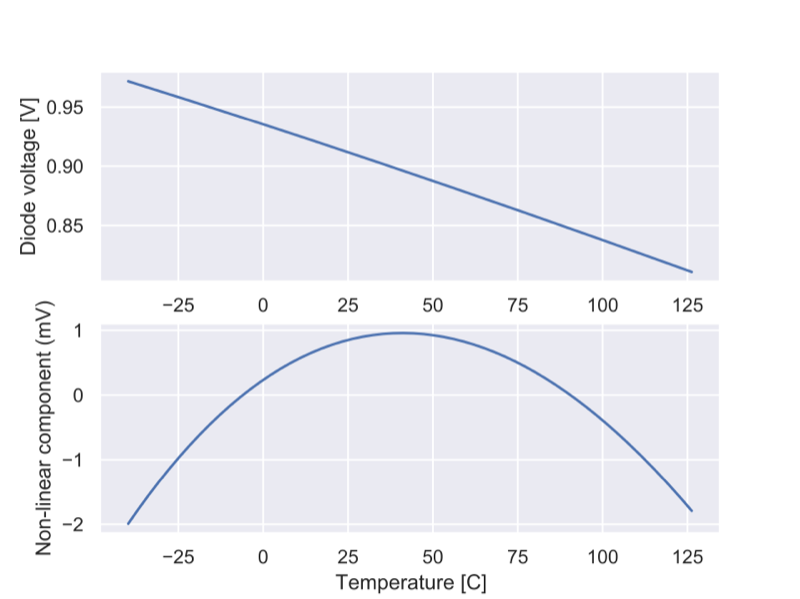

Generate this figure with Python:
#!/usr/bin/env python3
# based on Streetman
from scipy import constants
import numpy as np
import matplotlib.pyplot as plt
import seaborn as sns

sns.set_theme(style="dark")

h = constants.physical_constants["Planck constant"][0]
k = constants.Boltzmann
pi = constants.pi
m0 = constants.m_e
q = constants.physical_constants["elementary charge"][0]
eV = constants.physical_constants["electron volt"][0]
cm3 = 1e-6
m = 1e3


# |----------------- Ec = Conduction band
# |  |
# |  Eg  = Band gap
# |  |
# |  |
# |----------------- Ev = Valence band
#
Eg = 1.12 *eV #Bandgap of Silicon, changes with temperature, but we ignore that



mn = m0
mp = m0


def calc_ni(T):
    #Calculate intrinsic carrier concentration as a function of temperature in Kelvin

# The intrinsic carrier concentration depends on the fermi level and the density of states, which depends
# on the effective mass of electrons and holes. See page 90 - 95 in Streetman
    Nc = 2*np.sqrt(np.power((2*pi*k*T*mn)/(h**2),3))
    Nv = 2*np.sqrt(np.power((2*pi*k*T*mp)/(h**2),3))

    ni = np.sqrt(Nc*Nv)*np.exp(-Eg/(2*k*T))
    return ni*cm3

if __name__ == "__main__":
    TNOM = 300.15

    T = np.arange(TNOM-26.75 - 40,TNOM + 100)

    #- Doubling per 11 C
    n_i_simple = 1.1e10 * 2**((T - TNOM)/11)

    #- BSIM 4.8 model
    n_i_bsim = 1.45e10*(TNOM/300.15) * np.sqrt(T/300.15) \
        * np.exp(21.5565981 - (Eg)/(2*k*T))

    #- Use full calculation
    n_i_adv = calc_ni(T)

    #- Doping consentrations@
    NA = 1e19
    ND = 1e19

    #- Area of diode cm^2
    A = 1e-8

    #- Diffusion constant of electrons
    Dn = 36 # cm^2/s
    Dp = 12 # cm^2/s

    #- Mean lifetime of electrons. Strongly depends on doping density.
    #http://www.ioffe.ru/SVA/NSM/Semicond/Si/electric.html
    tau_n = 8e-8
    tau_p = 8e-8

    I_s = q*A*n_i_adv**2*(1/NA*np.sqrt(Dn/tau_n) + 1/ND*np.sqrt(Dp/tau_p))

    I_c = 1e-6

    V_T = k*T/q

    Vd = V_T*np.log(I_c/I_s)

    C = T - 273.15

    Bc = 2*np.sqrt(np.power((2*pi*k*mn)/(h**2),3))
    Bv = 2*np.sqrt(np.power((2*pi*k*mp)/(h**2),3))
    Nc = 2*np.sqrt(np.power((2*pi*k*T*mn)/(h**2),3))
    Nv = 2*np.sqrt(np.power((2*pi*k*T*mp)/(h**2),3))

    #ell = np.log(I_c) - np.log(A*q) - np.log(((1/NA*np.sqrt(Dn/tau_n) + 1/ND*np.sqrt(Dp/tau_p)))) - np.log(Bv*Bc*cm3)

    ni_2_log = 2*np.log(np.sqrt(Bc*Bv)) + 3*np.log(T) + 2*np.log(cm3) - Eg/(k*T)

    ell = np.log(I_c) - np.log(q*A*(1/NA*np.sqrt(Dn/tau_n) + 1/ND*np.sqrt(Dp/tau_p))) - 2*np.log(np.sqrt(Bc*Bv)) - 2*np.log(cm3)

    vd_paper = V_T*(ell - 3*np.log(T)) + Eg/eV

    print(ell)

    #- Find error from linear
    line = np.polynomial.polynomial.polyfit(T,Vd,1)
    vd_lin_err = Vd - (T*line[1] + line[0])

    #vd_paper = k*T/q*(ell - 3*np.log(T) )  + Eg/q

    plt.figure(1)

    #- Plot ni

    plt.semilogy(C,n_i_adv,label="Advanced")
    plt.semilogy(C,n_i_simple,label="Simple")
    plt.semilogy(C,n_i_bsim,label="BSIM 4.8")
    plt.grid()
    plt.legend()
    plt.ylabel(" $n_i$ [$1/cm^3$]")

    plt.savefig("media/ni.pdf")

    plt.figure(2)

    #- Plot Vd
    plt.subplot(2,1,1)
    plt.plot(C,Vd)
    #plt.plot(C,vd_paper,"r")
    plt.grid(True)
    plt.ylabel("Diode voltage [V]")


    #- Plot Vd linear error
    plt.subplot(2,1,2)
    plt.grid(True)
    plt.plot(C,vd_lin_err*m)

    plt.ylabel("Non-linear component (mV)")
    plt.xlabel("Temperature [C]")

    plt.savefig("media/vd.pdf")

    plt.show()
